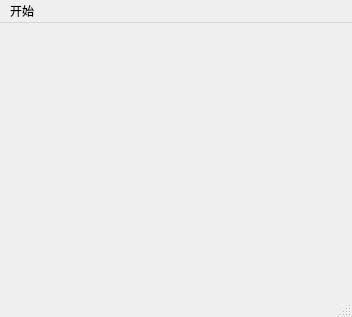
<?xml version="1.0" encoding="UTF-8"?>
<ui version="4.0">
 <class>MainScene</class>
 <widget class="QMainWindow" name="MainScene">
  <property name="geometry">
   <rect>
    <x>0</x>
    <y>0</y>
    <width>352</width>
    <height>317</height>
   </rect>
  </property>
  <property name="windowTitle">
   <string>MainScene</string>
  </property>
  <widget class="QWidget" name="centralwidget"/>
  <widget class="QMenuBar" name="menubar">
   <property name="geometry">
    <rect>
     <x>0</x>
     <y>0</y>
     <width>352</width>
     <height>17</height>
    </rect>
   </property>
   <widget class="QMenu" name="menu">
    <property name="title">
     <string>开始</string>
    </property>
    <addaction name="actionQuit"/>
   </widget>
   <addaction name="menu"/>
  </widget>
  <widget class="QStatusBar" name="statusbar"/>
  <action name="actionQuit">
   <property name="text">
    <string>退出</string>
   </property>
  </action>
 </widget>
 <resources/>
 <connections/>
</ui>
